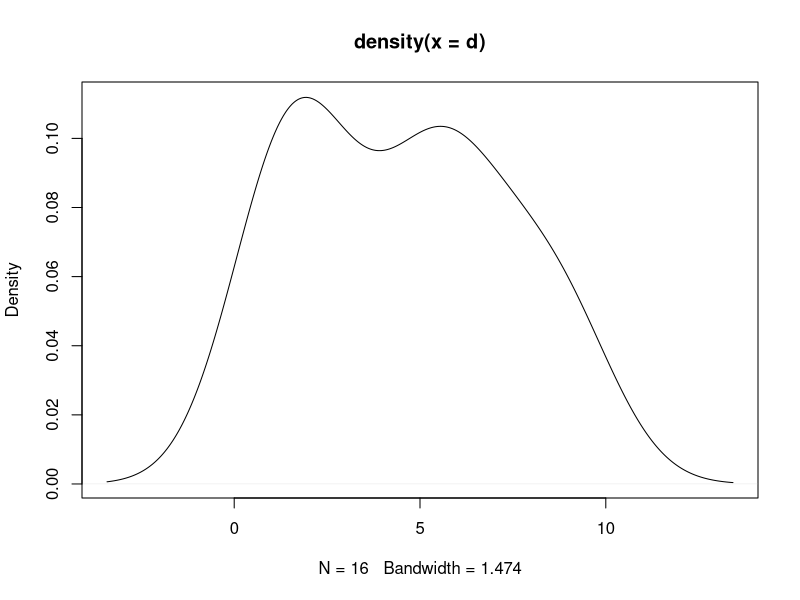
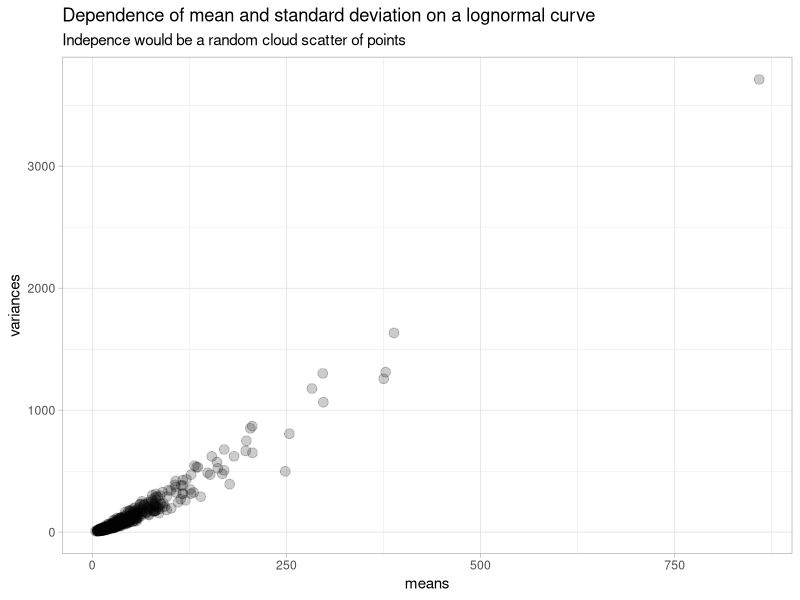
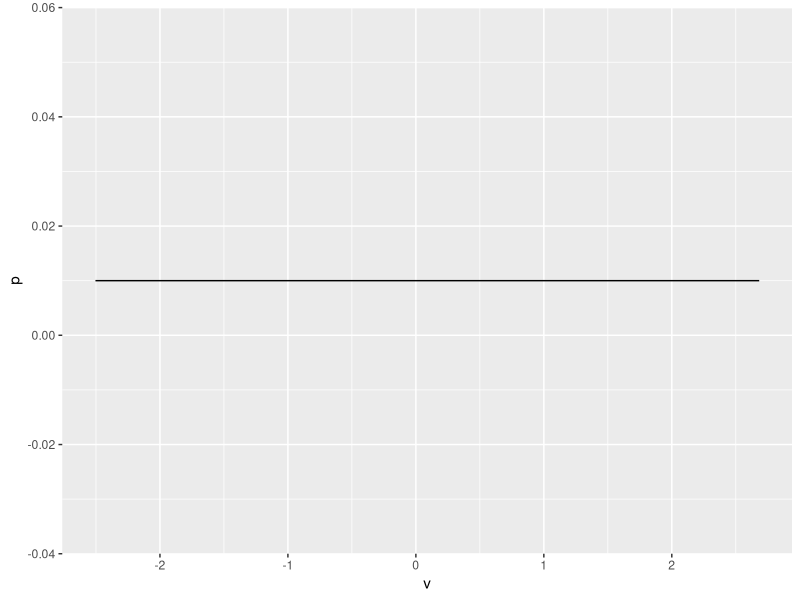
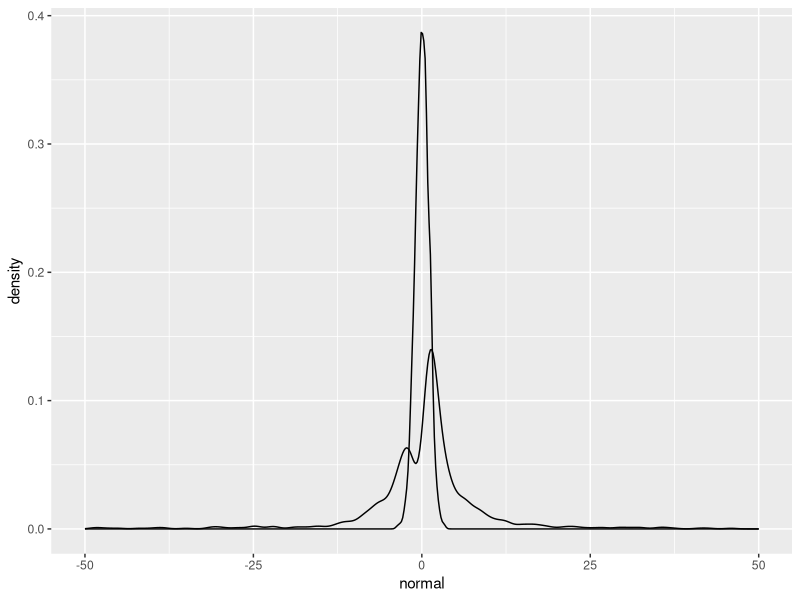

Write the R code that produced these figures, in order.
library(ggplot2)
# lognormal distribution sampling
data <- rlnorm(20, 1.65, 2.16)

res <- data.frame(matrix(ncol = 2))
names(res) <- c('means', 'variances')
for (i in seq(1, 500)) {
    sampled <- rlnorm(20, 1.65, 2.16)
    m  <- mean(sampled)
    s <- sqrt(var(sampled))
    res[i, 1] <- m
    res[i, 2] <- s
}

dep_plot <- ggplot(res, aes(means, variances)) +
    geom_point(alpha = 1/5, size = 3) +
    theme_light() +
    labs(
         title = "Dependence of mean and standard deviation on a lognormal curve",
         subtitle = "Indepence would be a random cloud scatter of points"
    )

ggsave("dependency_plot.png", dep_plot, device = "png") 

estimate_T  <- function(m, mu, n, s) {
    T = (m - mu) / (s/sqrt(n))
}
d <- c(1,1,2,6,5,9,1,2,5,2,7,6,3,5,8,9)
v  <- 1
v <- v + 1
estimate_density  <- function(d) {
    total_sample <- length(d)
    unique_values <- unique(d)
    probabilities <- data.frame(matrix(ncol = 2, nrow = unique_values))
    names(probabilities) <- c("v","p")
    i = 0
    for (v in unique_values){
        i = i + 1
        p  <- sum(d==v)/total_sample
        probabilities[i, 1] <- v
        probabilities[i, 2] <- p
    }
    probabilities
}
den <- estimate_density(rnorm(100))
plot(density(d))
den_plot <- ggplot(den, aes(v, p)) +
    geom_line()

ggsave("density_plot.png", den_plot, device = "png") 


d <- rlnorm(10000, 1.65, 2.16)
t_s  <- c()
for (i in seq(1, 1000)){
    d_i  <- sample(d, 20)
    t_i  <- estimate_T(
                       m = mean(d_i),
                       mu = 0,
                       n = length(d_i),
                       s - sqrt(var(d_i))
    )
    t_s  <- c(t_s, t_i)
}

curve_data <- data.frame(normal = rnorm(1000),
                         t_s  = t_s)
curve_plot <- ggplot(curve_data) + 
    geom_density(aes(normal)) +
    geom_density(aes(t_s)) +
    xlim(-50, 50)

ggsave("curve_plot.png", curve_plot, device = "png") 
